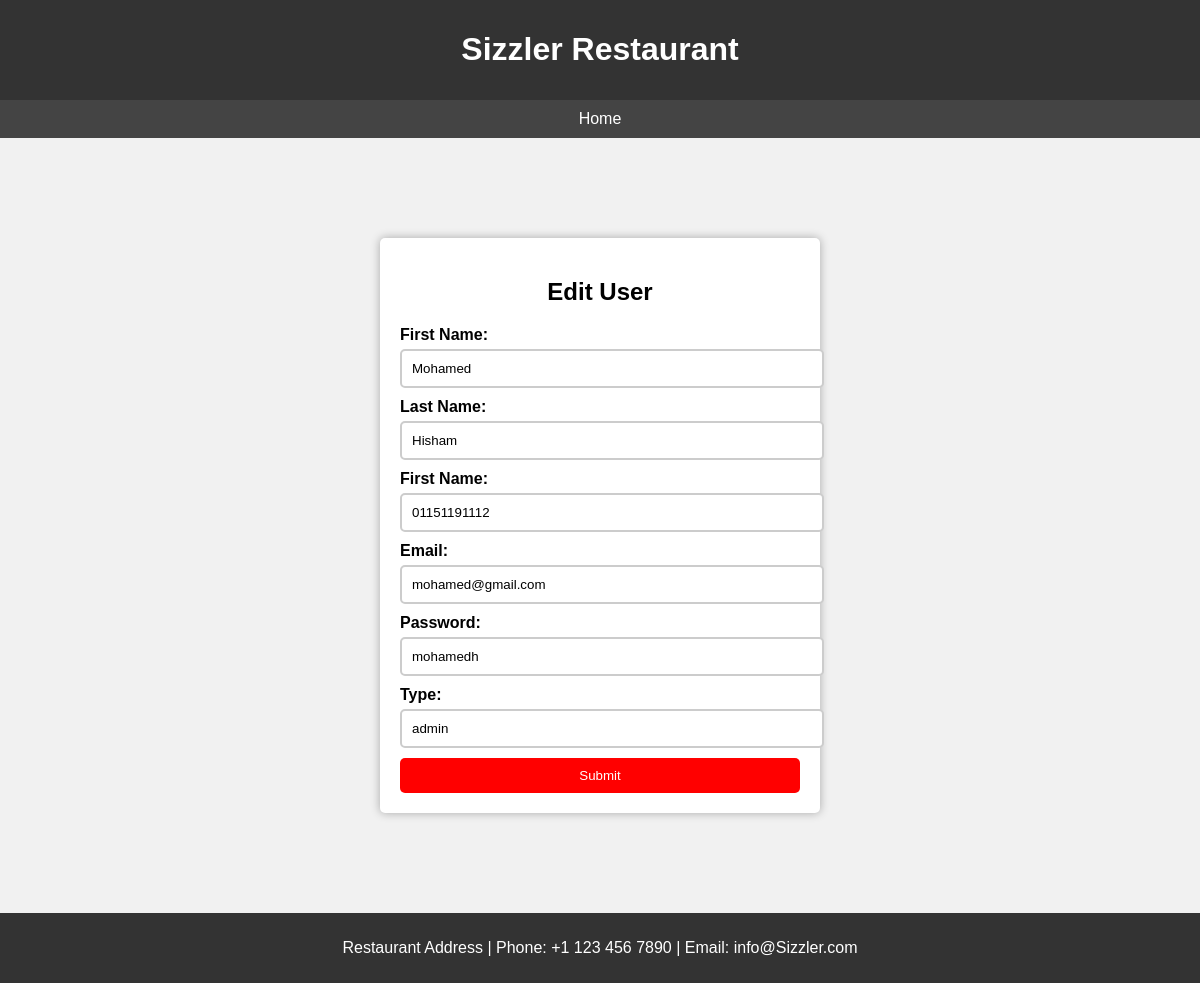
The app's page /edit_user.php?email=mohamed@gmail.com with its own data.
### tables this page shows
CREATE TABLE `user` (
  `first_name` varchar(50) NOT NULL,
  `last_name` varchar(50) NOT NULL,
  `contact` varchar(50) NOT NULL,
  `email` text NOT NULL,
  `password` varchar(50) NOT NULL,
  `type` varchar(11) NOT NULL
);

### edit_user.php (the view, shortened to what this page needs)
<!DOCTYPE html>
<html lang="en">
<head>
</head>
<body>
<header>
    <h1>Sizzler Restaurant</h1>
  </header>
  <nav>
    <a href="admin.php">Home</a>
  </nav>
  <?php
$email="";
if (isset($_GET['email'])) {
    $email = $_GET['email'];
}
$conn = mysqli_connect("localhost", "root", "", "software_project");
$sql = "SELECT * FROM user WHERE email= '$email'";
$result = mysqli_query($conn, $sql);
while ($row = mysqli_fetch_assoc($result)) {
    echo  '<div class="signup-container">';
    echo  '<h2>Edit User</h2>';
    echo  '<form action="edit2_user.php?email=' . $email . '" method="post">';
    echo  '<label for="firstname">First Name:</label>';
    echo  '<input type="text" id="firstname" name="firstname" value="'.$row['first_name'].'" required>';
    echo  '<label for="lastname">Last Name:</label>';
    echo  '<input type="text" id="lastname" name="lastname" value="'.$row['last_name'].'" required>';
    echo  '<label for="contact">First Name:</label>';
    echo  '<input type="text" id="contact" name="contact" value="'.$row['contact'].'" pattern="0\d{10}"
    title="Contact Must Start with Zero and Must be 11 Digits" required>';
    echo  '<label for="email">Email:</label>';
    echo  '<input type="text" id="email" name="email" value="'.$row['email'].'" <required>';
    echo  '<label for="password">Password:</label>';
    echo  '<input type="text" id="password" name="password" value="'.$row['password'].'" pattern="(?=.\d)(?=.[a-z])(?=.*[A-Z]).{8,}"
    title="Must contain at least one number and one uppercase and lowercase letter, and at least 8 or more characters" required>';
    echo  '<label for="type">Type:</label>';
    echo  '<input type="text" id="type" name="type" value="'.$row['type'].'" required>';
    echo  '<input type="submit" value="Submit">';
    echo '</form>';
    echo '</div>';
}
?>
  <div class="contact-bar">
    <p>Restaurant Address | Phone: +1 123 456 7890 | Email: info@Sizzler.com</p>
  </div>
</body>
</html>

### edit_user.php (style rules this page uses)
body { font-family: Arial, sans-serif; margin: 0; padding: 0; background-color: #f1f1f1; }
header { background-color: #333; color: #fff; padding: 10px; text-align: center; }
.contact-bar { background-color: #333; color: #fff; padding: 10px; text-align: center; }
nav { background-color: #444; padding: 10px; text-align: center; }
nav a { color: #fff; text-decoration: none; padding: 10px; }
.signup-container { max-width: 400px; margin: 100px auto; background-color: #fff; padding: 20px; border-radius: 5px; box-shadow: 0 0 10px rgba(0, 0, 0, 0.3); }
h2 { text-align: center; margin-bottom: 20px; }
label { display: block; font-weight: bold; margin-bottom: 5px; }
input[type="text"] { width: 100%; padding: 10px; margin-bottom: 10px; border: 2px solid #ccc; border-radius: 5px; }
input[type="submit"] { width: 100%; padding: 10px; background-color: #ff0000; color: #fff; border: none; border-radius: 5px; cursor: pointer; }

### records on screen
user: firstname "Mohamed", lastname "Hisham", contact "01151191112", email "mohamed@gmail.com", password "mohamedh", type "admin"
